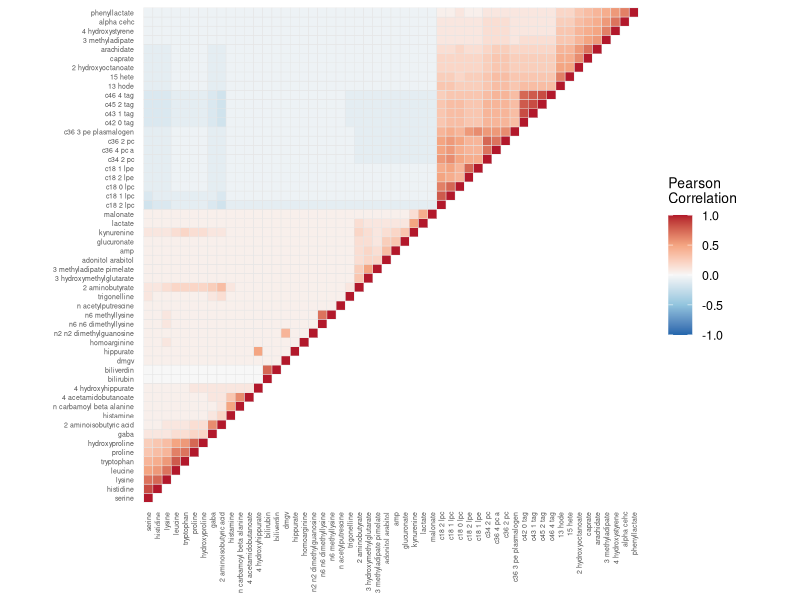

Generate this figure with R:
library(ggplot2)

# Read pairwise correlation data
df = read.csv("data.csv", stringsAsFactors = FALSE)

# Define the ordered list of 54 metabolites as they appear in the figure
# (bottom-to-top on y-axis, left-to-right on x-axis)
metabolite_order = c(
  "serine", "histidine", "lysine", "leucine", "tryptophan", "proline",
  "hydroxyproline", "gaba", "x2_aminoisobutyric_acid", "histamine",
  "n_carbamoyl_beta_alanine", "x4_acetamidobutanoate", "x4_hydroxyhippurate",
  "bilirubin", "biliverdin", "dmgv", "hippurate", "homoarginine",
  "n2_n2_dimethylguanosine", "n6_n6_dimethyllysine", "n6_methyllysine",
  "n_acetylputrescine", "trigonelline", "x2_aminobutyrate",
  "x3_hydroxymethylglutarate", "x3_methyladipate_pimelate",
  "adonitol_arabitol", "amp", "glucuronate", "kynurenine", "lactate",
  "malonate", "c18_2_lpc", "c18_1_lpc", "c18_0_lpc", "c18_2_lpe",
  "c18_1_lpe", "c34_2_pc", "c36_4_pc_a", "c36_2_pc",
  "c36_3_pe_plasmalogen", "c42_0_tag", "c43_1_tag", "c45_2_tag",
  "c46_4_tag", "x13_hode", "x15_hete", "x2_hydroxyoctanoate", "caprate",
  "arachidate", "x3_methyladipate", "x4_hydroxystyrene", "alpha_cehc",
  "phenyllactate"
)

# Mirror the lower-triangle: keep only var1 index <= var2 index (lower triangle)
df$var1 = factor(df$var1, levels = metabolite_order)
df$var2 = factor(df$var2, levels = metabolite_order)

# Keep only lower-triangle entries (var1 index >= var2 index)
df = df[as.integer(df$var1) >= as.integer(df$var2), ]

# Humanize labels for axis display
humanize = function(x) {
  x = gsub("_", " ", x)
  x = gsub("^x(\\d)", "\\1", x)  # remove leading x from numeric names
  x
}

df$var1_label = humanize(as.character(df$var1))
df$var2_label = humanize(as.character(df$var2))

label_map = setNames(humanize(metabolite_order), metabolite_order)

p = ggplot(df, aes(x = var2, y = var1, fill = correlation)) +
  geom_tile(color = "grey90", linewidth = 0.15) +
  scale_fill_gradientn(
    colours = c("#2166AC", "#92C5DE", "#F7F7F7", "#F4A582", "#B2182B"),
    limits  = c(-1, 1),
    name    = "Pearson\nCorrelation",
    breaks  = c(-1.0, -0.5, 0.0, 0.5, 1.0)
  ) +
  scale_x_discrete(labels = label_map, position = "bottom") +
  scale_y_discrete(labels = label_map) +
  labs(
    x = NULL,
    y = NULL
  ) +
  coord_fixed() +
  theme_minimal(base_size = 14) +
  theme(
    axis.text.x  = element_text(angle = 90, hjust = 1, vjust = 0.5, size = 5),
    axis.text.y  = element_text(size = 5),
    panel.grid   = element_blank(),
    legend.title = element_text(size = 10),
    legend.text  = element_text(size = 9),
    plot.margin  = margin(5, 5, 5, 5)
  )

ggsave("plot.png", p, width = 5, height = 4, dpi = 800)
